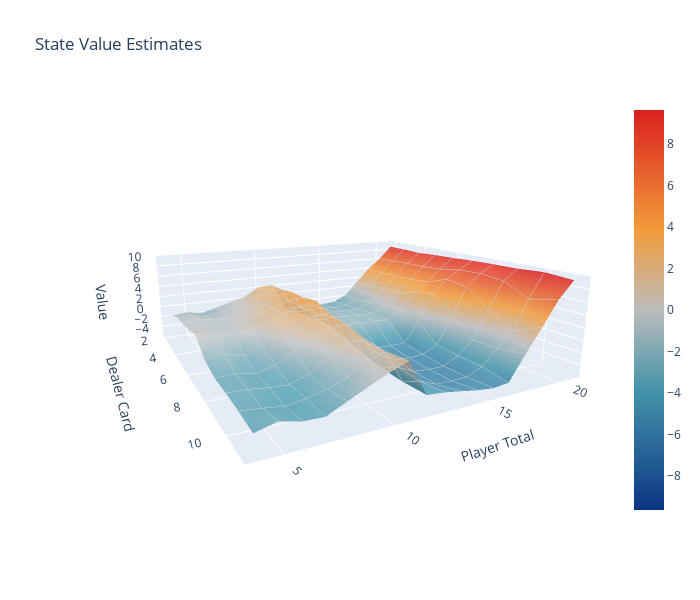

This figure's notebook cell:
### Markdown cell above
### Calculating hand priorities
Now let's initialize the priorities dictionary, with a value for each state, then calculate the priority value for each state. States with higher variance get a higher priority. We will then pass this computed dictionary to our Monte Carlo agent and include the four improvements we mentioned prior.

### Code cell
def calculate_priority(player_total, dealer_upcard, usable_ace):
    if player_total < 12 or player_total > 19:
        return 0 
    else:
        dealer_variance = 0.5 - abs(0.5 - dealer_bust_probabilities[dealer_upcard])
        player_variance = 0.5 - abs(0.5 - player_bust_probabilities[(player_total, usable_ace)])
        return dealer_variance + player_variance
        
priorities ={(i,j,k) : 0 for i in range(4,22) for j in range (2, 12) for k in (True, False)}

for i,j,k in priorities.keys():
    if i < 12:
        priorities[i,j,k] = 0
    elif i == 21:
        priorities[i,j,k] = 0
    else:
        priorities[i,j,k] = calculate_priority(i,j,k)
        

class MonteCarloAgent:
    def __init__(self, env, priorities, epsilon=0.25, theta=0.5):
        '''
        Initialize a new agent.

        Parameters:
            env: The environment in which the agent acts.
            epsilon: The probability with which the agent will take a random action (exploration). 
                     The remaining (1-epsilon) probability will be to choose the best known action (exploitation).

        '''
        self.reward = 0 
        self.priorities = priorities
        self.epsilon = epsilon
        self.original_epsilon = epsilon
        self.theta = theta
        self.action_space_size = 2 # Number of actions, in this case just two: hit and stick.
        
        # State-Action pair Function: Each state-action pair maps to a vector of Q-values.
        # For each possible action, there is a Q-value, which is an estimate of the total reward 
        # the agent can achieve starting from the given state and taking the given action.
        self.Q_table = defaultdict(lambda: np.zeros(self.action_space_size))
        
        # Cumulative sum of rewards for state-action pairs.
        self.returns_sum = defaultdict(float)
        
        # Number of times each state-action pair has been visited.
        self.returns_count = defaultdict(float)
        
        # The policy: Mapping from each state to an action.
        self.policy = defaultdict(int)  # Initialize policy dictionary
        
        # Use our simple stick on 20 strategy as the initial policy
        for player_total in range(4, 22):
            for dealer_upcard in range(2, 12):
                for usable_ace in [False, True]:
                    if player_total < 20:
                        self.policy[(player_total, dealer_upcard, usable_ace)] = 1
        
    def reset(self):
        '''
        Resets the cumulative reward.
        '''
        self.reward = 0
        
    def get_probs(self, Q_s):
        '''
        This function implements an epsilon-greedy policy for a given state.

        Parameters:
        - Q_s: A numpy array containing the Q-values of all possible actions in the given state.

        Returns:
        - policy_s: A numpy array representing a probability distribution over all possible actions in the given state. 
                     The action with the highest Q-value has a probability of 1 - epsilon / action_space_size, 
                     and all other actions have a probability of epsilon / action_space_size.
        '''
        # Initialize an array of equal probabilities for each possible action.
        # Initially, set all actions to have a probability of epsilon / action_space_size.
        # This represents the 'exploration' part of the policy where we choose a random action.
        policy_s = np.ones(self.action_space_size) * self.epsilon / self.action_space_size
        
        # Find the action that has the highest Q-value in the given state.
        best_a = np.argmax(Q_s)
        
        # Update the probability of the best action to be 1 - epsilon (the 'exploitation' part where we choose the best known action),
        # plus epsilon / action_space_size (the small chance of selecting the best action randomly during the 'exploration' part).
        policy_s[best_a] = 1 - self.epsilon + (self.epsilon / self.action_space_size)
        return policy_s
        
        
    def sample_priority(self):
        keys = list(self.priorities.keys())
        values = list(self.priorities.values())

        weighted_random_key = random.choices(keys, weights=values, k=1)[0]
        return weighted_random_key


    def stochastic_priority_sample(self):
        if random.random() > self.theta: # If greater than theta use a weighted priority sample
            initial_state = self.sample_priority()
            state = env.reset(initial_state)
            return state
        else:                            # Else just initialize a state normally
            state = env.reset()
            return state

    def generate_episode(self, env):
        '''
        Generate an episode following the epsilon-greedy policy.

        Parameters:
            env: The environment in which the agent acts.

        Returns:
            episode: List of tuples, where each tuple is a (state, action, reward) triplet.
            initial_reward: Reward from the initial state, before any actions were taken.

        '''
        state = self.stochastic_priority_sample()
        initial_reward, done = env.calculate_reward(), env.is_done()

        episode = []

        # If the game ends before the agent can take an action, return the reward but do not generate an episode
        if done:
            return episode, initial_reward

        while not done:
            probs = self.get_probs(self.Q_table[state])
            action = np.random.choice([0,1], p=probs)

            next_state, reward, done, _ = env.action(action)
            episode.append((state, action, reward))
            state = next_state

        return episode, 0
    
    def learn(self, env, num_episodes, discount_factor=1.0):
        '''
        Learn from multiple episodes.

        Parameters:
            env: The environment in which the agent acts.
            num_episodes: Number of episodes from which to learn.
            discount_factor: The factor by which to discount future rewards.

        '''
        for i_episode in range(1, num_episodes + 1):
            episode, initial_reward = self.generate_episode(env)
            self.reward += initial_reward
            
            # Check if episode is empty and skip to next iteration if so.
            if not episode:
                continue
            
            states, actions, rewards = zip(*episode)
            discounts = np.array([discount_factor**i for i in range(len(rewards)+1)])
            for i, state in enumerate(states):
                self.returns_sum[(state, actions[i])] += sum(rewards[i:]*discounts[:-(1+i)])
                self.returns_count[(state, actions[i])] += 1.0
                self.Q_table[state][actions[i]] = self.returns_sum[(state, actions[i])] / self.returns_count[(state, actions[i])]
            for state in self.Q_table:
                self.policy[state] = np.argmax(self.Q_table[state])
    
    def update_policy(self, state):
        '''
        Update the policy for a specific state.

        Parameters:
            state: The state for which to update the policy.

        '''
        self.policy[state] = np.argmax(self.Q_table[state])
        
        
    def step(self, env: Blackjack):
        '''
        Take one step in the environment following the policy.

        Parameters:
            env: The environment in which the agent acts.
        '''
        # Get current state
        state = env.get_observations()
        # Choose an action based on the current policy
        action = self.policy[state]
        # Take action and get reward
        next_state, reward, done, _ = env.action(action)
        # Update cumulative reward
        self.reward += reward
    
        
env = Blackjack(n_decks=4)
agent_monte_carlo = MonteCarloAgent(env, priorities, epsilon=0.25, theta=0.5)
agent_monte_carlo.learn(env, num_episodes=10000000)

value_estimates_monte_carlo_agent, avg_reward = first_visit_mc(env, agent_monte_carlo, n_iterations=1000000)
plot_value_function(value_estimates_monte_carlo_agent, usable_ace=False)
plot_policy(agent_monte_carlo.policy, usable_ace=False, policy_name="- Blackjack Optimal Strategy")

env.reset()
n_episodes = 50
n_simulations = 5000
total_rewards = run_simulations(agent_monte_carlo, env, n_episodes, n_simulations)
plot_rewards_histogram(total_rewards, bins=15)
print(f"Mean reward of: ${(sum(total_rewards)/n_simulations):.2f}")
print(f"Profitable {(100*sum([i>0 for i in total_rewards])/n_simulations):.2f}% of the time.")

### Figure 1 — Plotly figure (JSON) as saved in the notebook; plotly's stock layout.template omitted (floating-point values rounded to 4 significant figures; data arrays with more than 128 entries replaced by an {"elided": "..."} marker saying what was removed)
{"data": [{"cmid": 0, "colorscale": [[0, "#0C3584"], [0.3, "#4394A9"], [0.5, "#BCBCBC"], [0.7, "#F29B39"], [1, "#DA201F"]], "contours": {"x": {"color": "rgba(200, 200, 200, 0.95)", "end": 11, "show": true, "size": 1, "start": 2}, "y": {"color": "rgba(200, 200, 200, 0.95)", "end": 21, "show": true, "size": 1, "start": 4}, "z": {"color": "white", "end": 9.629, "show": false, "size": 1, "start": -5.473}}, "opacity": 0.85, "showscale": true, "type": "surface", "x": [2, 3, 4, 5, 6, 7, 8, 9, 10, 11], "y": [4, 5, 6, 7, 8, 9, 10, 11, 12, 13, 14, 15, 16, 17, 18, 19, 20, 21], "z": {"elided": "18x10 float values"}}], "layout": {"autosize": false, "height": 600, "scene": {"aspectratio": {"x": 1, "y": 1, "z": 0.3}, "camera": {"center": {"x": 0, "y": 0, "z": 0}, "eye": {"x": 1.4, "y": -0.75, "z": 0.4}, "up": {"x": 0, "y": 0, "z": 1}}, "xaxis": {"title": {"text": "Dealer Card"}}, "yaxis": {"title": {"text": "Player Total"}}, "zaxis": {"title": {"text": "Value"}}}, "title": {"text": "State Value Estimates"}, "width": 700}}
